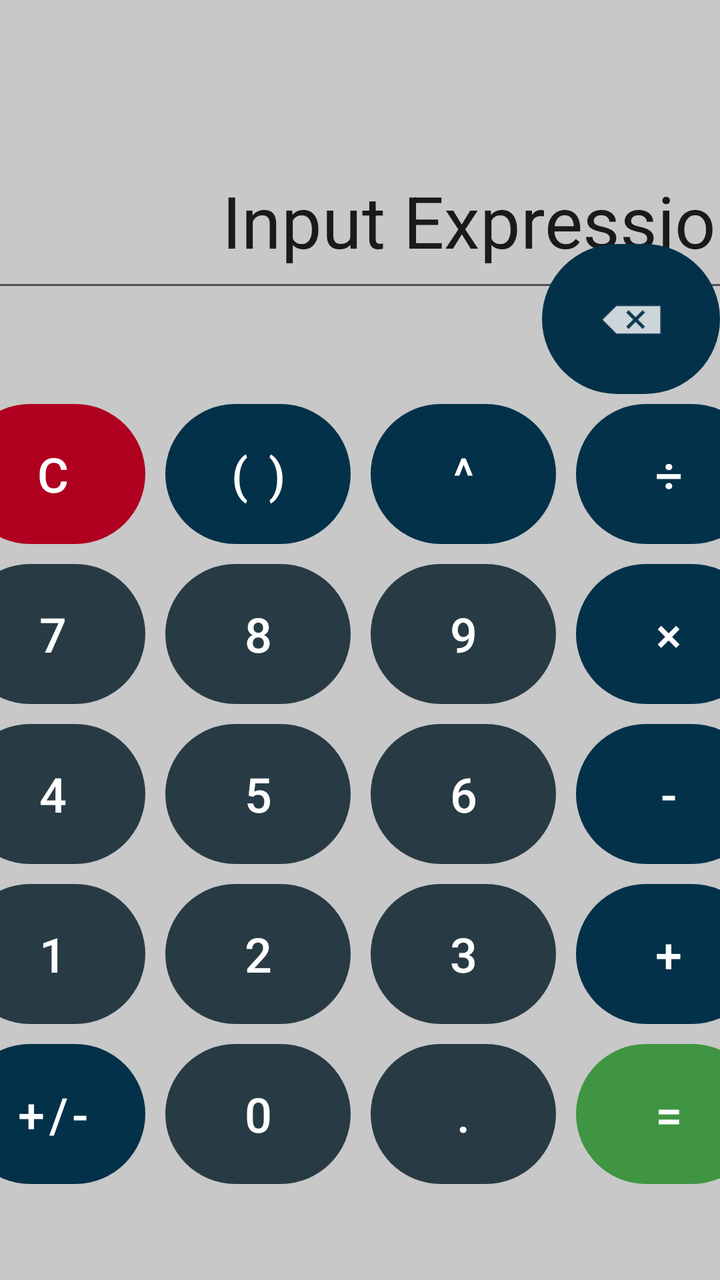
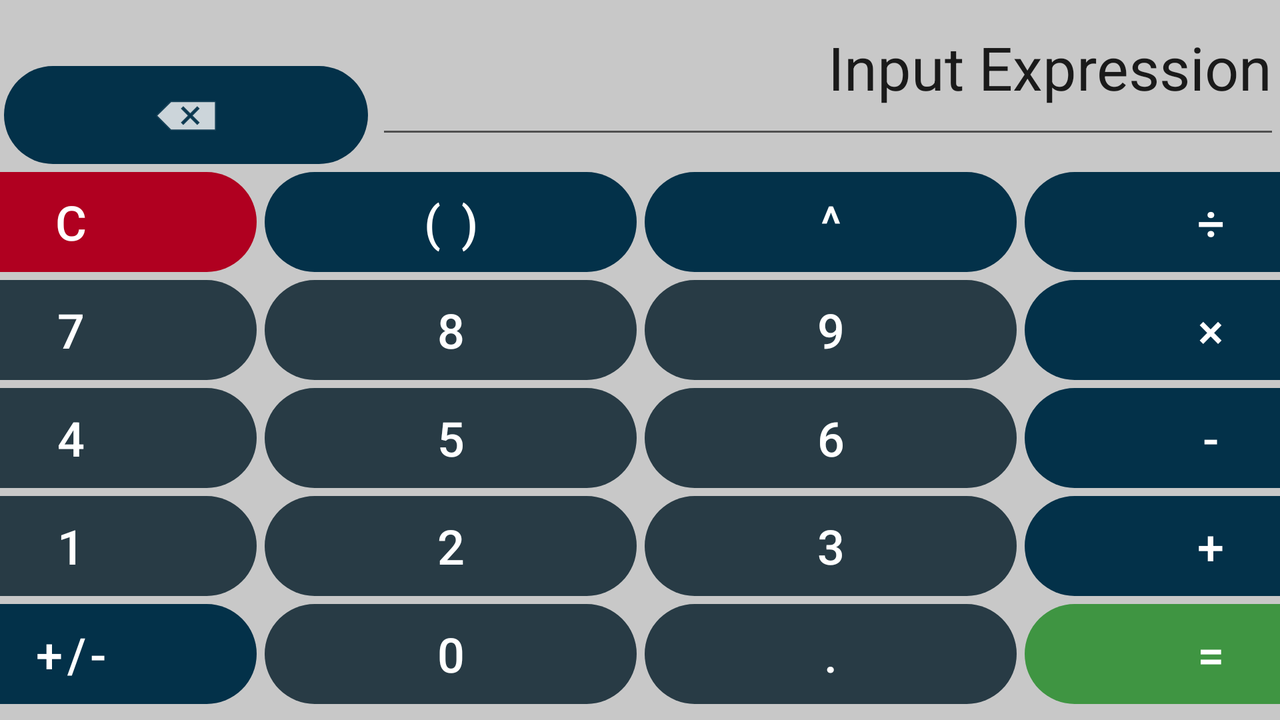

Compare how this app lays out the same screen by default and in its alternative resource folder. The renders come first, then the two layout files and the values they reference.
<!-- AndroidManifest.xml: application theme Theme.Zein_calculator -->
<!-- res/layout/activity_main.xml -->
<?xml version="1.0" encoding="utf-8"?>
<androidx.constraintlayout.widget.ConstraintLayout xmlns:android="http://schemas.android.com/apk/res/android"
    xmlns:app="http://schemas.android.com/apk/res-auto"
    xmlns:tools="http://schemas.android.com/tools"
    android:layout_width="match_parent"
    android:layout_height="match_parent"
    android:background="@color/cardview_shadow_start_color"
    android:onClick="decimalBtn"
    tools:context=".MainActivity">

    <TableLayout
        android:id="@+id/tableLayout"
        android:layout_width="411dp"
        android:layout_height="443dp"
        app:layout_constraintBottom_toBottomOf="parent"
        app:layout_constraintEnd_toEndOf="parent"
        app:layout_constraintStart_toStartOf="parent">

        <TableRow
            android:layout_width="match_parent"
            android:layout_height="match_parent">

            <Button
                android:id="@+id/clear_btn"
                style="?android:attr/buttonBarButtonStyle"
                android:layout_width="wrap_content"
                android:layout_height="70dp"
                android:layout_margin="5dp"
                android:layout_weight="1"
                android:background="@drawable/circle"
                android:onClick="clearBtn"
                android:text="@string/clear"
                android:textColor="#FFFFFF"
                android:textSize="24sp"
                app:backgroundTint="@color/design_default_color_error" />

            <Button
                android:id="@+id/parenthesis_btn"
                style="?android:attr/buttonBarButtonStyle"
                android:layout_width="wrap_content"
                android:layout_height="70dp"
                android:layout_margin="5dp"
                android:layout_weight="1"
                android:background="@drawable/circle"
                android:onClick="parBtn"
                android:text="@string/parentheses"
                android:textColor="#FFFFFF"
                android:textSize="24sp"
                app:backgroundTint="@color/binop" />

            <Button
                android:id="@+id/exponent_btn"
                style="?android:attr/buttonBarButtonStyle"
                android:layout_width="wrap_content"
                android:layout_height="70dp"
                android:layout_margin="5dp"
                android:layout_weight="1"
                android:background="@drawable/circle"
                android:onClick="expBtn"
                android:text="@string/exponent"
                android:textColor="#FFFFFF"
                android:textSize="24sp"
                app:backgroundTint="@color/binop" />

            <Button
                android:id="@+id/divide_btn"
                style="?android:attr/buttonBarButtonStyle"
                android:layout_width="wrap_content"
                android:layout_height="70dp"
                android:layout_margin="5dp"
                android:layout_weight="1"
                android:background="@drawable/circle"
                android:onClick="divideBtn"
                android:text="@string/divide"
                android:textColor="#FFFFFF"
                android:textSize="24sp"
                app:backgroundTint="@color/binop" />
        </TableRow>

        <TableRow
            android:layout_width="match_parent"
            android:layout_height="match_parent">

            <Button
                android:id="@+id/seven_btn"
                style="?android:attr/buttonBarButtonStyle"
                android:layout_width="wrap_content"
                android:layout_height="70dp"
                android:layout_margin="5dp"
                android:layout_weight="1"
                android:background="@drawable/circle"
                android:onClick="sevenBtn"
                android:text="@string/seven"
                android:textColor="#FFFFFF"
                android:textSize="24sp"
                app:backgroundTint="@color/calc" />

            <Button
                android:id="@+id/eight_btn"
                style="?android:attr/buttonBarButtonStyle"
                android:layout_width="wrap_content"
                android:layout_height="70dp"
                android:layout_margin="5dp"
                android:layout_weight="1"
                android:background="@drawable/circle"
                android:onClick="eightBtn"
                android:text="@string/eight"
                android:textColor="#FFFFFF"
                android:textSize="24sp"
                app:backgroundTint="@color/calc" />

            <Button
                android:id="@+id/nine_btn"
                style="?android:attr/buttonBarButtonStyle"
                android:layout_width="wrap_content"
                android:layout_height="70dp"
                android:layout_margin="5dp"
                android:layout_weight="1"
                android:background="@drawable/circle"
                android:onClick="nineBtn"
                android:text="@string/nine"
                android:textColor="#FFFFFF"
                android:textSize="24sp"
                app:backgroundTint="@color/calc" />

            <Button
                android:id="@+id/multiply_btn"
                style="?android:attr/buttonBarButtonStyle"
                android:layout_width="wrap_content"
                android:layout_height="70dp"
                android:layout_margin="5dp"
                android:layout_weight="1"
                android:background="@drawable/circle"
                android:onClick="multpilyBtn"
                android:text="@string/multiply"
                android:textColor="#FFFFFF"
                android:textSize="24sp"
                app:backgroundTint="@color/binop" />
        </TableRow>

        <TableRow
            android:layout_width="match_parent"
            android:layout_height="match_parent">

            <Button
                android:id="@+id/four_btn"
                style="?android:attr/buttonBarButtonStyle"
                android:layout_width="wrap_content"
                android:layout_height="70dp"
                android:layout_margin="5dp"
                android:layout_weight="1"
                android:background="@drawable/circle"
                android:onClick="fourBtn"
                android:text="@string/four"
                android:textColor="#FFFFFF"
                android:textSize="24sp"
                app:backgroundTint="@color/calc" />

            <Button
                android:id="@+id/five_btn"
                style="?android:attr/buttonBarButtonStyle"
                android:layout_width="wrap_content"
                android:layout_height="70dp"
                android:layout_margin="5dp"
                android:layout_weight="1"
                android:background="@drawable/circle"
                android:onClick="fiveBtn"
                android:text="@string/five"
                android:textColor="#FFFFFF"
                android:textSize="24sp"
                app:backgroundTint="@color/calc" />

            <Button
                android:id="@+id/six_btn"
                style="?android:attr/buttonBarButtonStyle"
                android:layout_width="wrap_content"
                android:layout_height="70dp"
                android:layout_margin="5dp"
                android:layout_weight="1"
                android:background="@drawable/circle"
                android:onClick="sixBtn"
                android:text="@string/six"
                android:textColor="#FFFFFF"
                android:textSize="24sp"
                app:backgroundTint="@color/calc" />

            <Button
                android:id="@+id/subtract_btn"
                style="?android:attr/buttonBarButtonStyle"
                android:layout_width="wrap_content"
                android:layout_height="70dp"
                android:layout_margin="5dp"
                android:layout_weight="1"
                android:background="@drawable/circle"
                android:onClick="subtractBtn"
                android:text="@string/subtract"
                android:textColor="#FFFFFF"
                android:textSize="24sp"
                app:backgroundTint="@color/binop" />
        </TableRow>

        <TableRow
            android:layout_width="match_parent"
            android:layout_height="match_parent">

            <Button
                android:id="@+id/one_btn"
                style="?android:attr/buttonBarButtonStyle"
                android:layout_width="wrap_content"
                android:layout_height="70dp"
                android:layout_margin="5dp"
                android:layout_weight="1"
                android:background="@drawable/circle"
                android:onClick="oneBtn"
                android:text="@string/one"
                android:textColor="#FFFFFF"
                android:textSize="24sp"
                app:backgroundTint="@color/calc" />

            <Button
                android:id="@+id/two_btn"
                style="?android:attr/buttonBarButtonStyle"
                android:layout_width="wrap_content"
                android:layout_height="70dp"
                android:layout_margin="5dp"
                android:layout_weight="1"
                android:background="@drawable/circle"
                android:onClick="twoBtn"
                android:text="@string/two"
                android:textColor="#FFFFFF"
                android:textSize="24sp"
                app:backgroundTint="@color/calc" />

            <Button
                android:id="@+id/three_btn"
                style="?android:attr/buttonBarButtonStyle"
                android:layout_width="wrap_content"
                android:layout_height="70dp"
                android:layout_margin="5dp"
                android:layout_weight="1"
                android:background="@drawable/circle"
                android:onClick="threeBtn"
                android:text="@string/three"
                android:textColor="#FFFFFF"
                android:textSize="24sp"
                app:backgroundTint="@color/calc" />

            <Button
                android:id="@+id/add_btn"
                style="?android:attr/buttonBarButtonStyle"
                android:layout_width="wrap_content"
                android:layout_height="70dp"
                android:layout_margin="5dp"
                android:layout_weight="1"
                android:background="@drawable/circle"
                android:onClick="addBtn"
                android:text="@string/add"
                android:textColor="#FFFFFF"
                android:textSize="24sp"
                app:backgroundTint="@color/binop" />

        </TableRow>

        <TableRow
            android:layout_width="match_parent"
            android:layout_height="match_parent">

            <Button
                android:id="@+id/plusminus_btn"
                style="?android:attr/buttonBarButtonStyle"
                android:layout_width="wrap_content"
                android:layout_height="70dp"
                android:layout_margin="5dp"
                android:layout_weight="1"
                android:background="@drawable/circle"
                android:onClick="plusMinusBtn"
                android:text="@string/plusminus"
                android:textColor="#FFFFFF"
                android:textSize="24sp"
                app:backgroundTint="@color/binop" />

            <Button
                android:id="@+id/zero_btn"
                style="?android:attr/buttonBarButtonStyle"
                android:layout_width="wrap_content"
                android:layout_height="70dp"
                android:layout_margin="5dp"
                android:layout_weight="1"
                android:background="@drawable/circle"
                android:onClick="zeroBtn"
                android:text="@string/zero"
                android:textColor="#FFFFFF"
                android:textSize="24sp"
                app:backgroundTint="@color/calc" />

            <Button
                android:id="@+id/point_btn"
                style="?android:attr/buttonBarButtonStyle"
                android:layout_width="wrap_content"
                android:layout_height="70dp"
                android:layout_margin="5dp"
                android:layout_weight="1"
                android:background="@drawable/circle"
                android:onClick="decimalBtn"
                android:text="@string/point"
                android:textColor="#FFFFFF"
                android:textSize="24sp"
                app:backgroundTint="@color/calc" />

            <Button
                android:id="@+id/equals_btn"
                style="?android:attr/buttonBarButtonStyle"
                android:layout_width="wrap_content"
                android:layout_height="70dp"
                android:layout_margin="5dp"
                android:layout_weight="1"
                android:background="@drawable/circle"
                android:onClick="equalBtn"
                android:text="@string/equals"
                android:textColor="#FFFFFF"
                android:textSize="24sp"
                app:backgroundTint="@color/eq" />
        </TableRow>
    </TableLayout>

    <EditText
        android:id="@+id/input"
        android:layout_width="403dp"
        android:layout_height="75dp"
        android:layout_marginTop="76dp"
        android:focusable="false"
        android:gravity="end"
        android:importantForAutofill="no"
        android:inputType="none"
        android:text="@string/display"
        android:textAlignment="textEnd"
        android:textSize="36sp"
        app:layout_constraintEnd_toEndOf="parent"
        app:layout_constraintStart_toStartOf="parent"
        app:layout_constraintTop_toTopOf="parent"
        tools:ignore="Label" />

    <ImageButton
        android:id="@+id/imageButton"
        android:layout_width="89dp"
        android:layout_height="75dp"
        android:layout_margin="0dp"
        android:background="@drawable/circle"
        android:contentDescription="none"
        android:onClick="backBtn"
        app:layout_constraintBottom_toTopOf="@+id/tableLayout"
        app:layout_constraintEnd_toEndOf="parent"
        app:layout_constraintHorizontal_bias="1.0"
        app:layout_constraintStart_toStartOf="parent"
        app:layout_constraintTop_toBottomOf="@+id/input"
        app:layout_constraintVertical_bias="1.0"
        app:srcCompat="@android:drawable/ic_input_delete" />

</androidx.constraintlayout.widget.ConstraintLayout>
<!-- resources referenced by this layout -->
<resources>
  <color name="binop">#033149</color>
  <color name="calc">#283B45</color>
  <color name="eq">#3F9542</color>
  <!-- drawable circle (drawable) -->
  <?xml version="1.0" encoding="utf-8"?>
  <selector xmlns:android="http://schemas.android.com/apk/res/android">
  
      <item>
  
          <shape android:shape="rectangle">
  
              <corners android:radius="1000dp"/>
              <solid android:color="#033149" />
  
  
          </shape>
  
      </item>
  
  </selector>
  <string name="add">+</string>
  <string name="clear">C</string>
  <string name="display">Input Expression</string>
  <string name="divide">÷</string>
  <string name="eight">8</string>
  <string name="equals">=</string>
  <string name="exponent">^</string>
  <string name="five">5</string>
  <string name="four">4</string>
  <string name="multiply">×</string>
  <string name="nine">9</string>
  <string name="one">1</string>
  <string name="parentheses">( )</string>
  <string name="plusminus">+/-</string>
  <string name="point">.</string>
  <string name="seven">7</string>
  <string name="six">6</string>
  <string name="subtract">-</string>
  <string name="three">3</string>
  <string name="two">2</string>
  <string name="zero">0</string>
  <style name="Theme.Zein_calculator" parent="Theme.MaterialComponents.DayNight.NoActionBar">
          
          <item name="colorPrimary">@color/purple_500</item>
          <item name="colorPrimaryVariant">@color/purple_700</item>
          <item name="colorOnPrimary">@color/white</item>
          
          <item name="colorSecondary">@color/teal_200</item>
          <item name="colorSecondaryVariant">@color/teal_700</item>
          <item name="colorOnSecondary">@color/black</item>
          
          <item name="android:statusBarColor" tools:targetApi="l">?attr/colorPrimaryVariant</item>
          
      </style>
  <color name="purple_500">#FF6200EE</color>
  <color name="purple_700">#FF3700B3</color>
  <color name="white">#FFFFFFFF</color>
  <color name="teal_200">#FF03DAC5</color>
  <color name="teal_700">#FF018786</color>
  <color name="black">#FF000000</color>
</resources>
<!-- res/layout-land/activity_main.xml (the author's variant of the layout above) -->
<!-- drawn on the phone turned sideways -->
<?xml version="1.0" encoding="utf-8"?>
<androidx.constraintlayout.widget.ConstraintLayout xmlns:android="http://schemas.android.com/apk/res/android"
    xmlns:app="http://schemas.android.com/apk/res-auto"
    xmlns:tools="http://schemas.android.com/tools"
    android:layout_width="match_parent"
    android:layout_height="match_parent"
    android:background="@color/cardview_shadow_start_color"
    android:onClick="decimalBtn"
    tools:context=".MainActivity">

    <TableLayout
        android:id="@+id/tableLayout"
        android:layout_width="760dp"
        android:layout_height="276dp"
        app:layout_constraintBottom_toBottomOf="parent"
        app:layout_constraintEnd_toEndOf="parent"
        app:layout_constraintStart_toStartOf="parent">

        <TableRow
            android:layout_width="match_parent"
            android:layout_height="match_parent">

            <Button
                android:id="@+id/clear_btn"
                style="?android:attr/buttonBarButtonStyle"
                android:layout_width="wrap_content"
                android:layout_height="50dp"
                android:layout_margin="2dp"
                android:layout_weight="1"
                android:background="@drawable/circle"
                android:onClick="clearBtn"
                android:text="@string/clear"
                android:textColor="#FFFFFF"
                android:textSize="24sp"
                app:backgroundTint="@color/design_default_color_error" />

            <Button
                android:id="@+id/parenthesis_btn"
                style="?android:attr/buttonBarButtonStyle"
                android:layout_width="wrap_content"
                android:layout_height="50dp"
                android:layout_margin="2dp"
                android:layout_weight="1"
                android:background="@drawable/circle"
                android:onClick="parBtn"
                android:text="@string/parentheses"
                android:textColor="#FFFFFF"
                android:textSize="24sp"
                app:backgroundTint="@color/binop" />

            <Button
                android:id="@+id/exponent_btn"
                style="?android:attr/buttonBarButtonStyle"
                android:layout_width="wrap_content"
                android:layout_height="50dp"
                android:layout_margin="2dp"
                android:layout_weight="1"
                android:background="@drawable/circle"
                android:onClick="expBtn"
                android:text="@string/exponent"
                android:textColor="#FFFFFF"
                android:textSize="24sp"
                app:backgroundTint="@color/binop" />

            <Button
                android:id="@+id/divide_btn"
                style="?android:attr/buttonBarButtonStyle"
                android:layout_width="wrap_content"
                android:layout_height="50dp"
                android:layout_margin="2dp"
                android:layout_weight="1"
                android:background="@drawable/circle"
                android:onClick="divideBtn"
                android:text="@string/divide"
                android:textColor="#FFFFFF"
                android:textSize="24sp"
                app:backgroundTint="@color/binop" />
        </TableRow>

        <TableRow
            android:layout_width="match_parent"
            android:layout_height="match_parent">

            <Button
                android:id="@+id/seven_btn"
                style="?android:attr/buttonBarButtonStyle"
                android:layout_width="wrap_content"
                android:layout_height="50dp"
                android:layout_margin="2dp"
                android:layout_weight="1"
                android:background="@drawable/circle"
                android:onClick="sevenBtn"
                android:text="@string/seven"
                android:textColor="#FFFFFF"
                android:textSize="24sp"
                app:backgroundTint="@color/calc" />

            <Button
                android:id="@+id/eight_btn"
                style="?android:attr/buttonBarButtonStyle"
                android:layout_width="wrap_content"
                android:layout_height="50dp"
                android:layout_margin="2dp"
                android:layout_weight="1"
                android:background="@drawable/circle"
                android:onClick="eightBtn"
                android:text="@string/eight"
                android:textColor="#FFFFFF"
                android:textSize="24sp"
                app:backgroundTint="@color/calc" />

            <Button
                android:id="@+id/nine_btn"
                style="?android:attr/buttonBarButtonStyle"
                android:layout_width="wrap_content"
                android:layout_height="50dp"
                android:layout_margin="2dp"
                android:layout_weight="1"
                android:background="@drawable/circle"
                android:onClick="nineBtn"
                android:text="@string/nine"
                android:textColor="#FFFFFF"
                android:textSize="24sp"
                app:backgroundTint="@color/calc" />

            <Button
                android:id="@+id/multiply_btn"
                style="?android:attr/buttonBarButtonStyle"
                android:layout_width="wrap_content"
                android:layout_height="50dp"
                android:layout_margin="2dp"
                android:layout_weight="1"
                android:background="@drawable/circle"
                android:onClick="multpilyBtn"
                android:text="@string/multiply"
                android:textColor="#FFFFFF"
                android:textSize="24sp"
                app:backgroundTint="@color/binop" />
        </TableRow>

        <TableRow
            android:layout_width="match_parent"
            android:layout_height="match_parent">

            <Button
                android:id="@+id/four_btn"
                style="?android:attr/buttonBarButtonStyle"
                android:layout_width="wrap_content"
                android:layout_height="50dp"
                android:layout_margin="2dp"
                android:layout_weight="1"
                android:background="@drawable/circle"
                android:onClick="fourBtn"
                android:text="@string/four"
                android:textColor="#FFFFFF"
                android:textSize="24sp"
                app:backgroundTint="@color/calc" />

            <Button
                android:id="@+id/five_btn"
                style="?android:attr/buttonBarButtonStyle"
                android:layout_width="wrap_content"
                android:layout_height="50dp"
                android:layout_margin="2dp"
                android:layout_weight="1"
                android:background="@drawable/circle"
                android:onClick="fiveBtn"
                android:text="@string/five"
                android:textColor="#FFFFFF"
                android:textSize="24sp"
                app:backgroundTint="@color/calc" />

            <Button
                android:id="@+id/six_btn"
                style="?android:attr/buttonBarButtonStyle"
                android:layout_width="wrap_content"
                android:layout_height="50dp"
                android:layout_margin="2dp"
                android:layout_weight="1"
                android:background="@drawable/circle"
                android:onClick="sixBtn"
                android:text="@string/six"
                android:textColor="#FFFFFF"
                android:textSize="24sp"
                app:backgroundTint="@color/calc" />

            <Button
                android:id="@+id/subtract_btn"
                style="?android:attr/buttonBarButtonStyle"
                android:layout_width="wrap_content"
                android:layout_height="50dp"
                android:layout_margin="2dp"
                android:layout_weight="1"
                android:background="@drawable/circle"
                android:onClick="subtractBtn"
                android:text="@string/subtract"
                android:textColor="#FFFFFF"
                android:textSize="24sp"
                app:backgroundTint="@color/binop" />
        </TableRow>

        <TableRow
            android:layout_width="match_parent"
            android:layout_height="match_parent">

            <Button
                android:id="@+id/one_btn"
                style="?android:attr/buttonBarButtonStyle"
                android:layout_width="wrap_content"
                android:layout_height="50dp"
                android:layout_margin="2dp"
                android:layout_weight="1"
                android:background="@drawable/circle"
                android:onClick="oneBtn"
                android:text="@string/one"
                android:textColor="#FFFFFF"
                android:textSize="24sp"
                app:backgroundTint="@color/calc" />

            <Button
                android:id="@+id/two_btn"
                style="?android:attr/buttonBarButtonStyle"
                android:layout_width="wrap_content"
                android:layout_height="50dp"
                android:layout_margin="2dp"
                android:layout_weight="1"
                android:background="@drawable/circle"
                android:onClick="twoBtn"
                android:text="@string/two"
                android:textColor="#FFFFFF"
                android:textSize="24sp"
                app:backgroundTint="@color/calc" />

            <Button
                android:id="@+id/three_btn"
                style="?android:attr/buttonBarButtonStyle"
                android:layout_width="wrap_content"
                android:layout_height="50dp"
                android:layout_margin="2dp"
                android:layout_weight="1"
                android:background="@drawable/circle"
                android:onClick="threeBtn"
                android:text="@string/three"
                android:textColor="#FFFFFF"
                android:textSize="24sp"
                app:backgroundTint="@color/calc" />

            <Button
                android:id="@+id/add_btn"
                style="?android:attr/buttonBarButtonStyle"
                android:layout_width="wrap_content"
                android:layout_height="50dp"
                android:layout_margin="2dp"
                android:layout_weight="1"
                android:background="@drawable/circle"
                android:onClick="addBtn"
                android:text="@string/add"
                android:textColor="#FFFFFF"
                android:textSize="24sp"
                app:backgroundTint="@color/binop" />

        </TableRow>

        <TableRow
            android:layout_width="match_parent"
            android:layout_height="match_parent">

            <Button
                android:id="@+id/plusminus_btn"
                style="?android:attr/buttonBarButtonStyle"
                android:layout_width="wrap_content"
                android:layout_height="50dp"
                android:layout_margin="2dp"
                android:layout_weight="1"
                android:background="@drawable/circle"
                android:onClick="plusMinusBtn"
                android:text="@string/plusminus"
                android:textColor="#FFFFFF"
                android:textSize="24sp"
                app:backgroundTint="@color/binop" />

            <Button
                android:id="@+id/zero_btn"
                style="?android:attr/buttonBarButtonStyle"
                android:layout_width="wrap_content"
                android:layout_height="50dp"
                android:layout_margin="2dp"
                android:layout_weight="1"
                android:background="@drawable/circle"
                android:onClick="zeroBtn"
                android:text="@string/zero"
                android:textColor="#FFFFFF"
                android:textSize="24sp"
                app:backgroundTint="@color/calc" />

            <Button
                android:id="@+id/point_btn"
                style="?android:attr/buttonBarButtonStyle"
                android:layout_width="wrap_content"
                android:layout_height="50dp"
                android:layout_margin="2dp"
                android:layout_weight="1"
                android:background="@drawable/circle"
                android:onClick="decimalBtn"
                android:text="@string/point"
                android:textColor="#FFFFFF"
                android:textSize="24sp"
                app:backgroundTint="@color/calc" />

            <Button
                android:id="@+id/equals_btn"
                style="?android:attr/buttonBarButtonStyle"
                android:layout_width="wrap_content"
                android:layout_height="50dp"
                android:layout_margin="2dp"
                android:layout_weight="1"
                android:background="@drawable/circle"
                android:onClick="equalBtn"
                android:text="@string/equals"
                android:textColor="#FFFFFF"
                android:textSize="24sp"
                app:backgroundTint="@color/eq" />
        </TableRow>
    </TableLayout>

    <EditText
        android:id="@+id/input"
        android:layout_width="452dp"
        android:layout_height="71dp"
        android:focusable="false"
        android:gravity="end"
        android:importantForAutofill="no"
        android:inputType="none"
        android:text="@string/display"
        android:textAlignment="textEnd"
        android:textSize="30sp"
        app:layout_constraintBottom_toTopOf="@+id/tableLayout"
        app:layout_constraintEnd_toEndOf="parent"
        app:layout_constraintHorizontal_bias="1.0"
        app:layout_constraintStart_toStartOf="parent"
        app:layout_constraintTop_toTopOf="parent"
        app:layout_constraintVertical_bias="0.25"
        tools:ignore="Label" />

    <ImageButton
        android:id="@+id/imageButton"
        android:layout_width="182dp"
        android:layout_height="49dp"
        android:layout_margin="2dp"
        android:layout_marginTop="32dp"
        android:layout_marginBottom="8dp"
        android:background="@drawable/circle"
        android:contentDescription="none"
        android:onClick="backBtn"
        app:layout_constraintBottom_toTopOf="@+id/tableLayout"
        app:layout_constraintEnd_toEndOf="parent"
        app:layout_constraintHorizontal_bias="0.0"
        app:layout_constraintStart_toStartOf="parent"
        app:layout_constraintTop_toTopOf="@+id/input"
        app:layout_constraintVertical_bias="1.0"
        app:srcCompat="@android:drawable/ic_input_delete" />

</androidx.constraintlayout.widget.ConstraintLayout>
